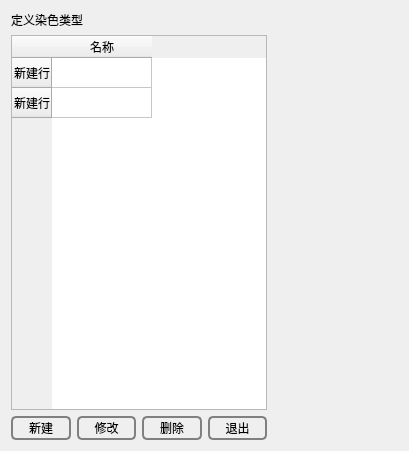
<?xml version="1.0" encoding="UTF-8"?>
<ui version="4.0">
 <class>immunetypeset</class>
 <widget class="QWidget" name="immunetypeset">
  <property name="geometry">
   <rect>
    <x>0</x>
    <y>0</y>
    <width>409</width>
    <height>451</height>
   </rect>
  </property>
  <property name="windowTitle">
   <string>Form</string>
  </property>
  <layout class="QVBoxLayout" name="verticalLayout_2">
   <item>
    <layout class="QHBoxLayout" name="horizontalLayout_2">
     <item>
      <layout class="QVBoxLayout" name="verticalLayout">
       <item>
        <widget class="QLabel" name="label">
         <property name="text">
          <string>定义染色类型</string>
         </property>
        </widget>
       </item>
       <item>
        <widget class="QTableWidget" name="tableWidget">
         <row>
          <property name="text">
           <string>新建行</string>
          </property>
         </row>
         <row>
          <property name="text">
           <string>新建行</string>
          </property>
         </row>
         <column>
          <property name="text">
           <string>名称</string>
          </property>
         </column>
        </widget>
       </item>
       <item>
        <layout class="QHBoxLayout" name="horizontalLayout">
         <item>
          <widget class="QPushButton" name="pushButtonNew">
           <property name="styleSheet">
            <string notr="true">QPushButton
{
    background-color: transparent;
    border-radius:5px;
    border:2px solid gray;
    color:black;
    height:20px;
}

QPushButton:hover
{
    background-color: rgb(0,130,150);
    border-radius:5px;
    color:white;
}

QPushButton:hover:pressed
{
    background-color:rgb(85,170,255);
    border-radius:5px;
    color:white;
}</string>
           </property>
           <property name="text">
            <string>新建</string>
           </property>
          </widget>
         </item>
         <item>
          <widget class="QPushButton" name="pushButtonUpdate">
           <property name="styleSheet">
            <string notr="true">QPushButton
{
    background-color: transparent;
    border-radius:5px;
    border:2px solid gray;
    color:black;
    height:20px;
}

QPushButton:hover
{
    background-color: rgb(0,130,150);
    border-radius:5px;
    color:white;
}

QPushButton:hover:pressed
{
    background-color:rgb(85,170,255);
    border-radius:5px;
    color:white;
}</string>
           </property>
           <property name="text">
            <string>修改</string>
           </property>
          </widget>
         </item>
         <item>
          <widget class="QPushButton" name="pushButtonDelete">
           <property name="styleSheet">
            <string notr="true">QPushButton
{
    background-color: transparent;
    border-radius:5px;
    border:2px solid gray;
    color:black;
    height:20px;
}

QPushButton:hover
{
    background-color: rgb(0,130,150);
    border-radius:5px;
    color:white;
}

QPushButton:hover:pressed
{
    background-color:rgb(85,170,255);
    border-radius:5px;
    color:white;
}</string>
           </property>
           <property name="text">
            <string>删除</string>
           </property>
          </widget>
         </item>
         <item>
          <widget class="QPushButton" name="pushButtonExit">
           <property name="styleSheet">
            <string notr="true">QPushButton
{
    background-color: transparent;
    border-radius:5px;
    border:2px solid gray;
    color:black;
    height:20px;
}

QPushButton:hover
{
    background-color: rgb(0,130,150);
    border-radius:5px;
    color:white;
}

QPushButton:hover:pressed
{
    background-color:rgb(85,170,255);
    border-radius:5px;
    color:white;
}</string>
           </property>
           <property name="text">
            <string>退出</string>
           </property>
          </widget>
         </item>
        </layout>
       </item>
      </layout>
     </item>
     <item>
      <spacer name="horizontalSpacer">
       <property name="orientation">
        <enum>Qt::Horizontal</enum>
       </property>
       <property name="sizeHint" stdset="0">
        <size>
         <width>40</width>
         <height>20</height>
        </size>
       </property>
      </spacer>
     </item>
    </layout>
   </item>
  </layout>
 </widget>
 <resources/>
 <connections/>
</ui>
